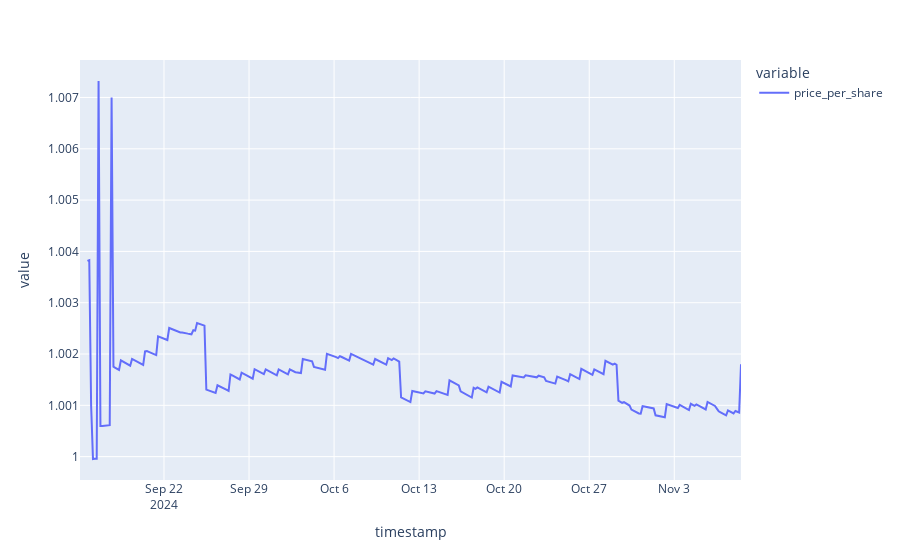

Notebook code cell kept with this figure:
### Code cell
px.line(df['price_per_share'])

### Figure 1 — Plotly figure (JSON) as saved in the notebook; plotly's stock layout.template omitted (floating-point values rounded to 4 significant figures; data arrays with more than 128 entries replaced by an {"elided": "..."} marker saying what was removed)
{"data": [{"hovertemplate": "variable=price_per_share<br>timestamp=%{x}<br>value=%{y}<extra></extra>", "legendgroup": "price_per_share", "line": {"color": "#636efa", "dash": "solid"}, "marker": {"symbol": "circle"}, "mode": "lines", "name": "price_per_share", "orientation": "v", "showlegend": true, "type": "scatter", "x": {"elided": "357 str values"}, "xaxis": "x", "y": {"elided": "357 float values"}, "yaxis": "y"}], "layout": {"legend": {"title": {"text": "variable"}, "tracegroupgap": 0}, "margin": {"t": 60}, "xaxis": {"anchor": "y", "domain": [0, 1], "title": {"text": "timestamp"}}, "yaxis": {"anchor": "x", "domain": [0, 1], "title": {"text": "value"}}}}
